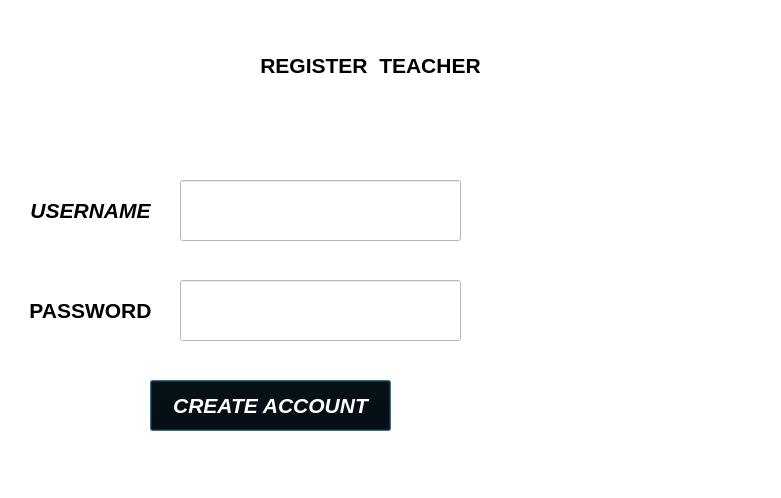
<?xml version="1.0" encoding="UTF-8"?>
<ui version="4.0">
 <class>TeacherRegister</class>
 <widget class="QDialog" name="TeacherRegister">
  <property name="geometry">
   <rect>
    <x>0</x>
    <y>0</y>
    <width>781</width>
    <height>498</height>
   </rect>
  </property>
  <property name="windowTitle">
   <string>Dialog</string>
  </property>
  <property name="styleSheet">
   <string notr="true">background-color: rgb(255,255, 255);
</string>
  </property>
  <widget class="QLineEdit" name="teacherpass">
   <property name="geometry">
    <rect>
     <x>180</x>
     <y>280</y>
     <width>281</width>
     <height>61</height>
    </rect>
   </property>
  </widget>
  <widget class="QLineEdit" name="teacheruser">
   <property name="geometry">
    <rect>
     <x>180</x>
     <y>180</y>
     <width>281</width>
     <height>61</height>
    </rect>
   </property>
  </widget>
  <widget class="QLabel" name="label_3">
   <property name="geometry">
    <rect>
     <x>200</x>
     <y>40</y>
     <width>341</width>
     <height>51</height>
    </rect>
   </property>
   <property name="font">
    <font>
     <family>Arial</family>
     <pointsize>16</pointsize>
     <bold>true</bold>
    </font>
   </property>
   <property name="styleSheet">
    <string notr="true">background-color: rgb(255, 255, 255,0);</string>
   </property>
   <property name="text">
    <string>REGISTER  TEACHER</string>
   </property>
   <property name="alignment">
    <set>Qt::AlignCenter</set>
   </property>
  </widget>
  <widget class="QLabel" name="label_2">
   <property name="geometry">
    <rect>
     <x>20</x>
     <y>280</y>
     <width>141</width>
     <height>61</height>
    </rect>
   </property>
   <property name="font">
    <font>
     <family>Arial</family>
     <pointsize>16</pointsize>
     <italic>false</italic>
     <bold>true</bold>
     <underline>false</underline>
    </font>
   </property>
   <property name="styleSheet">
    <string notr="true">background-color: rgb(255, 255, 255,0);</string>
   </property>
   <property name="text">
    <string>PASSWORD</string>
   </property>
   <property name="alignment">
    <set>Qt::AlignCenter</set>
   </property>
  </widget>
  <widget class="QLabel" name="label_4">
   <property name="geometry">
    <rect>
     <x>20</x>
     <y>180</y>
     <width>141</width>
     <height>61</height>
    </rect>
   </property>
   <property name="font">
    <font>
     <family>Arial</family>
     <pointsize>16</pointsize>
     <italic>true</italic>
     <bold>true</bold>
     <underline>false</underline>
    </font>
   </property>
   <property name="styleSheet">
    <string notr="true">background-color: rgb(255, 255, 255,0);</string>
   </property>
   <property name="text">
    <string>USERNAME</string>
   </property>
   <property name="alignment">
    <set>Qt::AlignCenter</set>
   </property>
  </widget>
  <widget class="QPushButton" name="Createteacheracc">
   <property name="geometry">
    <rect>
     <x>150</x>
     <y>380</y>
     <width>241</width>
     <height>51</height>
    </rect>
   </property>
   <property name="font">
    <font>
     <pointsize>16</pointsize>
     <italic>true</italic>
     <bold>true</bold>
     <underline>false</underline>
    </font>
   </property>
   <property name="styleSheet">
    <string notr="true">background-color: rgb(0, 0, 0);
color: rgb(255,255, 255);
</string>
   </property>
   <property name="text">
    <string>CREATE ACCOUNT</string>
   </property>
  </widget>
 </widget>
 <resources/>
 <connections/>
</ui>
